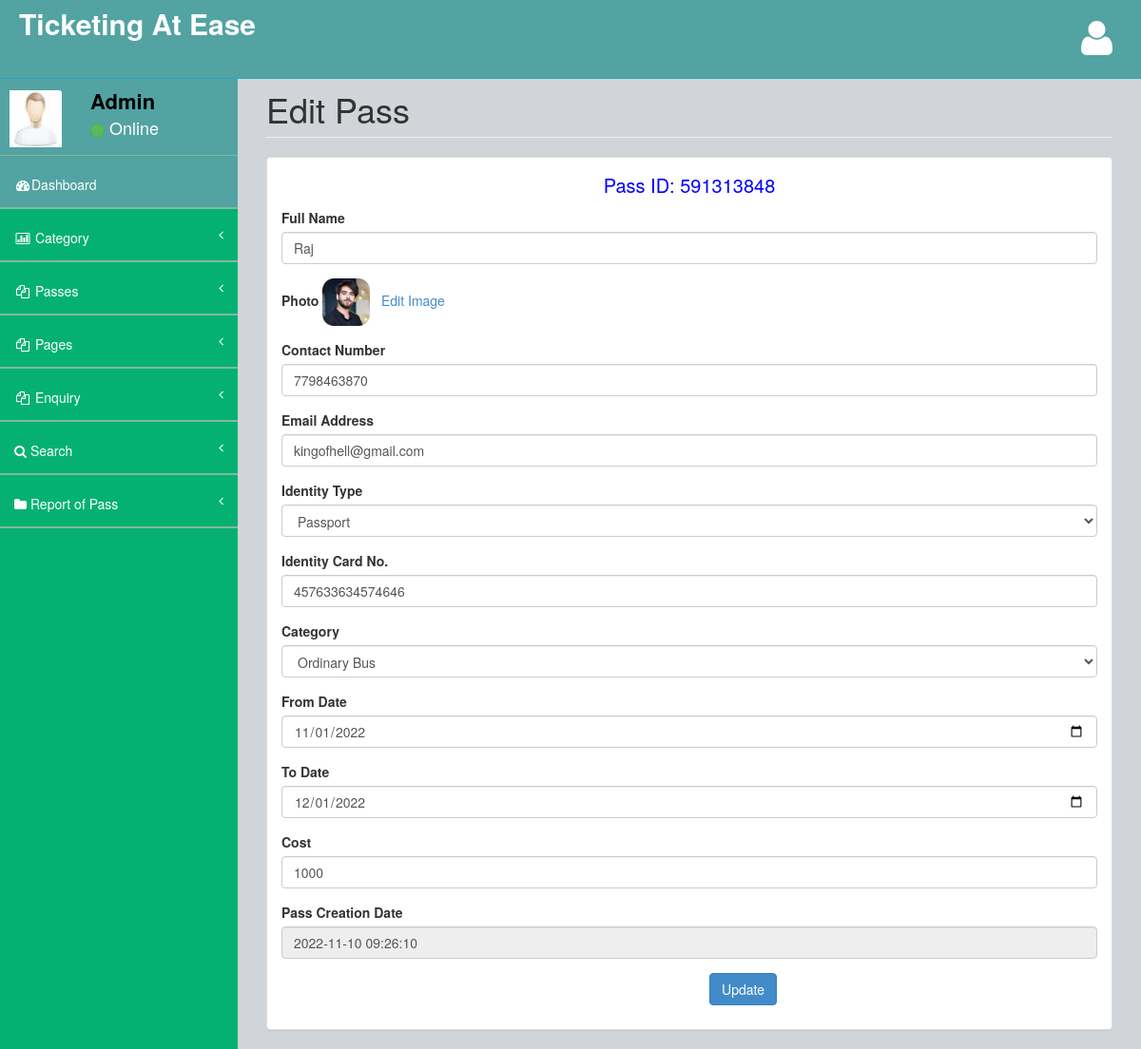
The page /admin/edit-pass-detail.php?editid=7 (signed in) on the database its author committed.
### tables this page shows
CREATE TABLE `tblpass` (
  `ID` int(10) NOT NULL,
  `PassNumber` varchar(200) DEFAULT NULL,
  `FullName` varchar(200) DEFAULT NULL,
  `ProfileImage` varchar(200) DEFAULT NULL,
  `ContactNumber` bigint(10) DEFAULT NULL,
  `Email` varchar(200) DEFAULT NULL,
  `IdentityType` varchar(200) DEFAULT NULL,
  `IdentityCardno` varchar(200) DEFAULT NULL,
  `Category` varchar(100) DEFAULT NULL,
  `Source` varchar(200) DEFAULT NULL,
  `Destination` varchar(200) DEFAULT NULL,
  `FromDate` varchar(200) DEFAULT NULL,
  `ToDate` varchar(200) DEFAULT NULL,
  `Cost` decimal(10,0) DEFAULT NULL,
  `PasscreationDate` timestamp NULL DEFAULT current_timestamp()
);

### admin/edit-pass-detail.php (the view, shortened to what this page needs)
<?php
include('includes/dbconnection.php');
if (strlen($_SESSION['bpmsaid'] == 0)) {
    header('location:logout.php');
} else {
?>
    <!DOCTYPE html>
    <html>
    <head>
        <link href="assets/plugins/bootstrap/bootstrap.css" rel="stylesheet" />
        <link href="assets/font-awesome/css/font-awesome.css" rel="stylesheet" />
        <link href="assets/plugins/pace/pace-theme-big-counter.css" rel="stylesheet" />
        <link href="assets/css/style.css" rel="stylesheet" />
        <link href="assets/css/main-style.css" rel="stylesheet" />
    </head>
    <body>
        <div id="wrapper">
            <?php include_once('includes/header.php'); ?>
            <?php include_once('includes/sidebar.php'); ?>
            <div id="page-wrapper">
                <div class="row">
                    <div class="col-lg-12">
                        <h1 class="page-header">Edit Pass</h1>
                    </div>
                </div>
                <div class="row">
                    <div class="col-lg-12">
                        <div class="panel panel-default">
                            <div class="panel-body">
                                <div class="row">
                                    <div class="col-lg-12">
                                        <form method="post" enctype="multipart/form-data">
                                            <?php
                                            $eid = $_GET['editid'];
                                            $sql = "SELECT * from  tblpass where ID=$eid";
                                            $query = $dbh->prepare($sql);
                                            $query->execute();
                                            $results = $query->fetchAll(PDO::FETCH_OBJ);
                                            if ($query->rowCount() > 0) {
                                                foreach ($results as $row) {               ?>
                                                    <p colspan="6" style="font-size:20px;color:blue;text-align: center;">
                                                        Pass ID: <?php echo ($row->PassNumber); ?></p>
                                                    <div class="form-group"> <label for="exampleInputEmail1">Full Name</label> <input type="text" name="fullname" value="<?php echo $row->FullName; ?>" class="form-control" required='true'> </div>
                                                    <div class="form-group"> <label for="exampleInputEmail1">Photo</label> <img src="images/<?php echo $row->ProfileImage; ?>" width="50" height="50" value="<?php echo $row->ProfileImage; ?>">
                                                        <a href="changeimage.php?editid=<?php echo $row->ID; ?>"> &nbsp; Edit Image</a>
                                                    </div>
                                                    <div class="form-group"> <label for="exampleInputEmail1">Contact Number</label> <input type="text" name="cnumber" value="<?php echo $row->ContactNumber; ?>" class="form-control" required='true' maxlength="10" pattern="[0-9]+"> </div>
                                                    <div class="form-group"> <label for="exampleInputEmail1">Email Address</label> <input type="email" name="email" value="<?php echo $row->Email; ?>" class="form-control" required='true'> </div>
                                                    <div class="form-group"> <label for="exampleInputEmail1">Identity Type</label><select type="text" name="identitytype" value="" class="form-control" required='true'>
                                                            <option value="<?php echo $row->IdentityType; ?>"><?php echo $row->IdentityType; ?></option>
                                                        </select></div>
                                                    <div class="form-group"> <label for="exampleInputEmail1">Identity Card No.</label> <input type="text" name="icnum" value="<?php echo $row->IdentityCardno; ?>" class="form-control" required='true'> </div>
                                                    <div class="form-group"> <label for="exampleInputEmail1">Category</label><select type="text" name="category" value="" class="form-control" required='true'>
                                                            <option value="<?php echo $row->Category; ?>"><?php echo $row->Category; ?></option>
                                                        </select></div>
                                                    <div class="form-group"> <label for="exampleInputEmail1">From Date</label> <input type="date" name="fromdate" value="<?php echo $row->FromDate; ?>" class="form-control" required='true'> </div>
                                                    <div class="form-group"> <label for="exampleInputEmail1">To Date</label> <input type="date" name="todate" value="<?php echo $row->ToDate; ?>" class="form-control" required='true'> </div>
                                                    <div class="form-group"> <label for="exampleInputEmail1">Cost</label> <input type="text" name="cost" value="<?php echo $row->Cost; ?>" class="form-control" required='true'> </div>
                                                    <div class="form-group"> <label for="exampleInputEmail1">Pass Creation Date</label> <input type="text" value="<?php echo $row->PasscreationDate; ?>" class="form-control" readonly='true'> </div>
                                            <?php $cnt = $cnt + 1;
                                                }
                                            } ?>
                                            <p style="padding-left: 450px"><button type="submit" class="btn btn-primary" name="submit" id="submit">Update</button></p>
                                        </form>
                                    </div>
                                </div>
                            </div>
                        </div>
                    </div>
                </div>
            </div>
        </div>
    </body>
    </html>
<?php }  ?>

### admin/includes/sidebar.php (shortened to what this page needs)
<?php
include('includes/dbconnection.php');
?>
        <nav class="navbar-default navbar-static-side" role="navigation">
            <div class="sidebar-collapse">
                <ul class="nav" id="side-menu">
                    <li>
                        <div class="user-section">
                            <div class="user-section-inner">
                                <img src="assets/img/user.jpg" alt="">
                            </div>
                            <div class="user-info">
                                <?php
$aid=$_SESSION['bpmsaid'];
$sql="SELECT AdminName from  tbladmin where ID=:aid";
$query = $dbh -> prepare($sql);
$query->bindParam(':aid',$aid,PDO::PARAM_STR);
$query->execute();
$results=$query->fetchAll(PDO::FETCH_OBJ);
$cnt=1;
if($query->rowCount() > 0)
{
foreach($results as $row)
{               ?>
                                <div><strong><?php  echo $row->AdminName;?></strong></div>
                                <div class="user-text-online">
                                    <span class="user-circle-online btn btn-success btn-circle "></span>&nbsp;Online
                                </div>
                            </div>
                            <?php $cnt=$cnt+1;}} ?>
                        </div>
                    </li>
                    <li class="selected">
                        <a href="dashboard.php"><i class="fa fa-dashboard fa-fw"></i>Dashboard</a>
                    </li>
                    <li>
                        <a href="#"><i class="fa fa-bar-chart-o fa-fw"></i> Category<span class="fa arrow"></span></a>
                    </li>
                    <li>
                        <a href="#"><i class="fa fa-files-o fa-fw"></i> Passes<span class="fa arrow"></span></a>
                    </li>
                    <li>
                        <a href="#"><i class="fa fa-files-o fa-fw"></i> Pages<span class="fa arrow"></span></a>
                    </li>
                    <li>
                        <a href="#"><i class="fa fa-files-o fa-fw"></i> Enquiry<span class="fa arrow"></span></a>
                    </li>
                    <li>
                        <a href="search-pass.php"><i class="fa fa-search"></i>  Search<span class="fa arrow"></span></a>
                        </li>
                        <li>
                        <a href="pass-bwdates-report.php"><i class="fa fa-folder"></i>  Report of Pass<span class="fa arrow"></span></a>
                        </li>
                </ul>
            </div>
        </nav>

### admin/assets/css/style.css (style rules this page uses)
body { background-color: #f8f8f8; }
#wrapper { width: 100%; margin-top: 55px!important; background-color:#04B173; }
#page-wrapper { padding: 0 15px; min-height: 568px; background-color:rgb(209, 212, 216); }
.navbar-static-side ul li { border-bottom:1px solid #84B899 !important; }
.arrow { float: right; }
.fa.arrow:before { content: "\f104"; }
@media (min-width:768px) { .navbar-static-side { z-index: 1; position: absolute; width: 250px; } }
.btn-circle { width: 30px; height: 30px; padding: 6px 0; border-radius: 15px; text-align: center; font-size: 12px; line-height: 1.428571429; }

### admin/assets/css/main-style.css (style rules this page uses)
.user-section-inner { height: 65px; width: 65px; -moz-border-radius: 3px; -webkit-border-radius: 3px; border-radius: 3px; overflow: hidden; display: inline-block; float: left; margin-right: 15px; margin-top: 20px; }
.user-section-inner img { margin-left:10px; width:55px; height:60px; }
.user-info { display: block; color:#000!important; display: inline-block; padding: 15px; margin-bottom: 0px }
.user-text-online { font-size:18px; color:#fff }
.user-circle-online { width: 15px!important; height: 15px!important; }
.nav > li > a { padding: 20px 15px; }
#side-menu { background-color:#04B173; }
#side-menu a { color:#fff; border-bottom: 1px solid #84B899 !important; height: 55px; }
.selected { background-color:rgb(83, 163, 163); }
.navbar-default { border-color: #27A6BE; }
@media (min-width:768px) { #page-wrapper { position: inherit; margin: 0 0 0 250px; padding: 0 30px; min-height: 1000px; } }

### rows shown on the page
tblpass: PassNumber "591313848", fullname "Raj", ProfileImage (picture), cnumber "7798463870", email "kingofhell@gmail.com", identitytype "Passport", icnum "457633634574646", category "Ordinary Bus", fromdate "11/01/2022", todate "12/01/2022", cost "1000", PasscreationDate "2022-11-10 09:26:10"

### other values the page prints
$row->AdminName "Admin"
